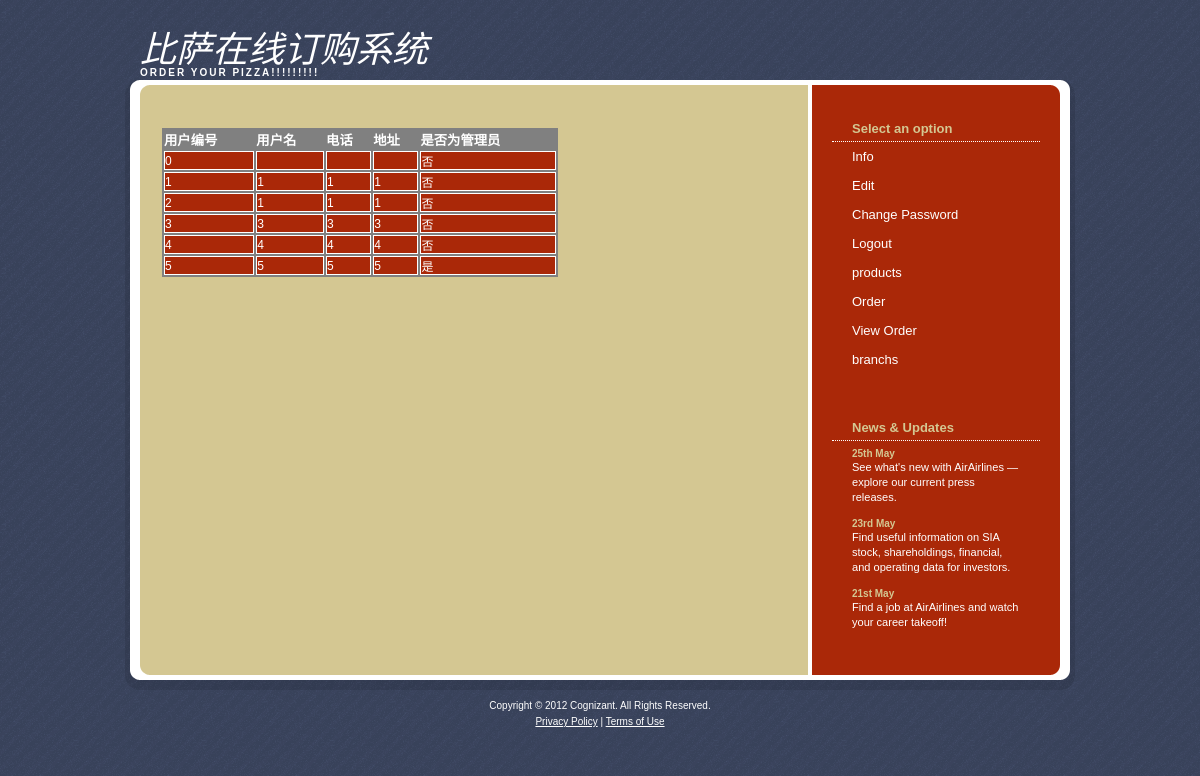
Page /adminhomepage.php (signed in) on the committed database.
### tables this page shows
CREATE TABLE `user` (
  `uid` varchar(20) NOT NULL COMMENT '用户ID',
  `name` varchar(10) NOT NULL COMMENT '用户名',
  `password` varchar(50) NOT NULL COMMENT '密码',
  `tel` varchar(20) NOT NULL COMMENT '电话',
  `address` varchar(100) NOT NULL COMMENT '地址',
  `coordinate` varchar(20) NOT NULL default '0' COMMENT '坐标',
  `isadmin` char(1) NOT NULL default 'N' COMMENT '管理员标志',
  PRIMARY KEY  (`uid`)
);

### foodmanager.php (called while the page is built, shortened)
<?php
include("domain/user.php");
function getUserInfo($uid) {
    if($uid == 0) {
        $query = "SELECT * FROM user";
    }
    else {
        $query = "SELECT * FROM user WHERE UID='".$uid."'";
    }
    $result = mysql_query($query) or die ("Query Failed ".mysql_error());
    $lineId = 0;
    while($row = mysql_fetch_array($result)) {
        $uid = $row['uid'];
        $name = $row['name'];
        $tel = $row['tel'];
        $address = $row['address'];
        $coordinate = $row['coordinate'];
        $password = $row['password'];
        $isAdmin = $row['isadmin'];
        $user = new User();
        $user->set_uid($uid);
        $user->set_name($name);
        $user->set_tel($tel);
        $user->set_address($address);
        $user->set_coordinate($coordinate);
        $user->set_password($password);
        $user->set_isadmin($isAdmin);
        $userData[$lineId] = $user;
        $lineId = $lineId + 1;
    }
    return $userData;
}
?>

### domain/user.php (called while the page is built, shortened)
<?php
class User {
  private $uid;
  private $name;
  private $tel;
  private $address;
  private $isadmin;
  public function get_uid() {
    return $this->uid;
  }
  public function set_uid($uid) {
    $this->uid = $uid;
  }
  public function get_name() {
    return $this->name;
  }
  public function set_name($name) {
    $this->name = $name;
  }
  public function get_address() {
    return $this->address;
  }
  public function set_address($address) {
    $this->address = $address;
  }
  public function get_tel() {
    return $this->tel;
  }
  public function set_tel($tel) {
    $this->tel = $tel;
  }
  public function get_isadmin() {
    return $this->isadmin;
  }
  public function set_isadmin($isadmin) {
    $this->isadmin = $isadmin;
  }
}
?>

### adminhomepage.php (the view, shortened to what this page needs)
<!DOCTYPE html PUBLIC "-//W3C//DTD XHTML 1.0 Strict//EN" "http://www.w3.org/TR/xhtml1/DTD/xhtml1-strict.dtd">
<html xmlns="http://www.w3.org/1999/xhtml">
    <head>
        <link href="css/default.css" rel="stylesheet" type="text/css" />
    </head>
    <?php
            include("foodmanager.php");
            $id=0;
    ?>
    <body>
        <div id="wrapper">
        <?php include 'include/header.php'; ?>
            <div id="page">
                <div id="content">
                    <div id="welcome">
                        <table class="aatable">
                            <tr>
                                <th>用户编号</th>
                                <th>用户名</th>
                                <th>电话</th>
                                <th>地址</th>
                                <th>是否为管理员</th>
                            </tr>
                            <?php
                            $userData = getUserInfo($id);
                            for($index=0;$index < count($userData);$index++){
                                $user = $userData[$index];
                                echo "<tr>";
                                echo "<td>".$user->get_uid()."</td>";
                                echo "<td>".$user->get_name()."</td>";
                                echo "<td>".$user->get_tel()."</td>";
                                echo "<td>".$user->get_address()."</td>";
                                echo "<td>".$is=$user->get_isadmin()=='Y'?'是':'否'."</td>";
                                echo "</tr>";
                            }
                            ?>
                        </table>
                    </div>
                </div>
                <div id="sidebar">
                    <ul>
                        <?php if ($_SESSION['isAdmin'] ){
                                include 'include/adminnav.php';
                                }else{
                                  include 'include/usernav.php';
                                } ?>
                            <?php include 'include/updates.php'; ?>
                    </ul>
                </div>
                <div style="clear: both; height: 1px"></div>
            </div>
                <?php include 'include/footer.php'; ?>
        </div>
    </body>
</html>

### include/header.php
<div id="header">
    <div id="logo">
        <h1><a href="index.php">比萨在线订购系统</a></h1>
        <h2><a href="index.php">ORDER YOUR PIZZA!!!!!!!!!</a></h2>
    </div>
</div>

### include/usernav.php
<li id="submenu">
    <h2>Select an option</h2>
    <ul>
        <li><a href="../user/userinfo.php">Info</a></li>
        <li><a href="../user/edituser.php">Edit</a></li>
        <li><a href="../user/changepassword.php">Change Password</a></li>
        <li><a href="../logout.php">Logout</a></li>
        <li><a href="../product/viewproducts.php">products</a></li>
        <li><a href="../order/order.php">Order</a></li>
        <li><a href="viewMealOrder.php">View Order</a></li>
        <li><a href="../branch/viewbranch.php">branchs</a></li>
    </ul>
</li>

### include/updates.php
<li id="news">
    <h2>News &amp; Updates</h2>
    <ul>
        <li>
            <h3>25th May</h3>
            <p><a href="#">See what's new with AirAirlines — explore our current press releases.</a></p>
        </li>
        <li>
            <h3>23rd May</h3>
            <p><a href="#">Find useful information on SIA stock, shareholdings, financial, and operating data for investors.</a></p>
        </li>
        <li>
            <h3>21st May</h3>
            <p><a href="#">Find a job at AirAirlines and watch your career takeoff!</a></p>
        </li>
    </ul>
</li>

### include/footer.php
<div id="footer">
    <p id="legal">Copyright &copy; 2012 Cognizant. All Rights Reserved.</p>
    <p id="links"><a href="#">Privacy Policy</a> | <a href="#">Terms of Use</a></p>
</div>

### css/default.css (style rules this page uses)
* { margin: 0; padding: 0; }
body { background: #D4C792 url(images/img01.gif); font-family: Arial, Helvetica, sans-serif; font-size: 13px; color: #333333; }
h1, h2, h3 { color: #AA2808; }
p, blockquote, ul, ol { margin-bottom: 20px; line-height: 1.6em; }
a { text-decoration: underline; color: #323B51; }
#header { width: 950px; height: 96px; margin: 0 auto; background: url(images/img05.gif) no-repeat left bottom; }
#logo { float: left; padding: 20px 0 0 15px; }
#logo h1 { margin: 0; padding: 0; font: italic 36px "Trebuchet MS", Arial, Helvetica, sans-serif; }
#logo h2 { margin: -5px 0 0 0; padding: 0; text-transform: uppercase; letter-spacing: 2px; font-size: 10px; font-weight: bold; color: #D4C792; }
#logo a { text-decoration: none; color: #FFFFFF; }
#page { width: 950px; margin: 0 auto; background: #D4C792 url(images/img04.gif) repeat-y; }
#content { float: left; width: 388px; padding: 30px 0 0 35px; }
#sidebar { float: right; width: 208px; padding: 0 35px 0 0; }
#sidebar ul { margin: 0; padding: 0; list-style: none; line-height: normal; }
#sidebar li { margin-bottom: 1px; padding: 20px 0; }
#sidebar li li { margin: 0; padding: 7px 20px; border: none; }
#sidebar h2 { padding: 5px 20px; border-bottom: 1px dotted #FFFFFF; font-size: 100%; color: #D4C792; }
#sidebar h3 { font-size: 77%; color: #D4C792; }
#sidebar p { margin: 0; line-height: normal; color: #D4C792; }
#sidebar a { border: none; text-decoration: none; color: #FFFFFF; }
#news a { font-size: 85%; }
#footer { width: 950px; height: 50px; margin: 0 auto; padding: 40px 0 0 0; background: url(images/img06.gif) no-repeat; color: #FFFFFF; }
#footer p { margin: 0; text-align: center; font-size: 77%; }
#footer a { text-decoration: underline; color: #FFFFFF; }
TABLE.aatable { font-family:arial; font-size:10pt; background-color:#808080; width:400px; border-style:solid; border-color:#D4C792; border-width:2px; }
TH { font-size:10pt; color:white; text-align:left; }
TD { font-size:9pt; background-color:#AA2808; color:white; border-style:solid; border-width:1px; text-align:left; }

### rows in the picture
user: uid "0", isadmin "否"
user: uid "1", name "1", tel "1", address "1", isadmin "否"
user: uid "2", name "1", tel "1", address "1", isadmin "否"
user: uid "3", name "3", tel "3", address "3", isadmin "否"
user: uid "4", name "4", tel "4", address "4", isadmin "否"
user: uid "5", name "5", tel "5", address "5", isadmin "是"
